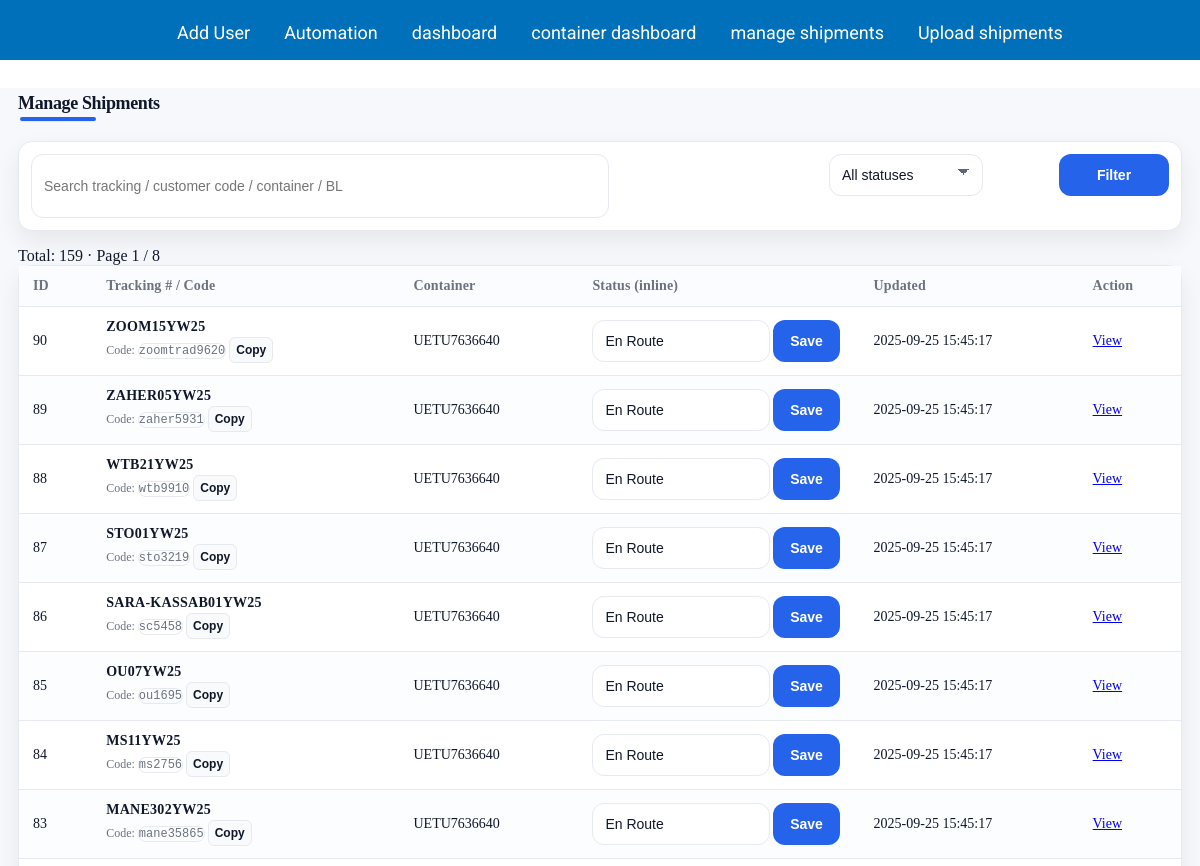
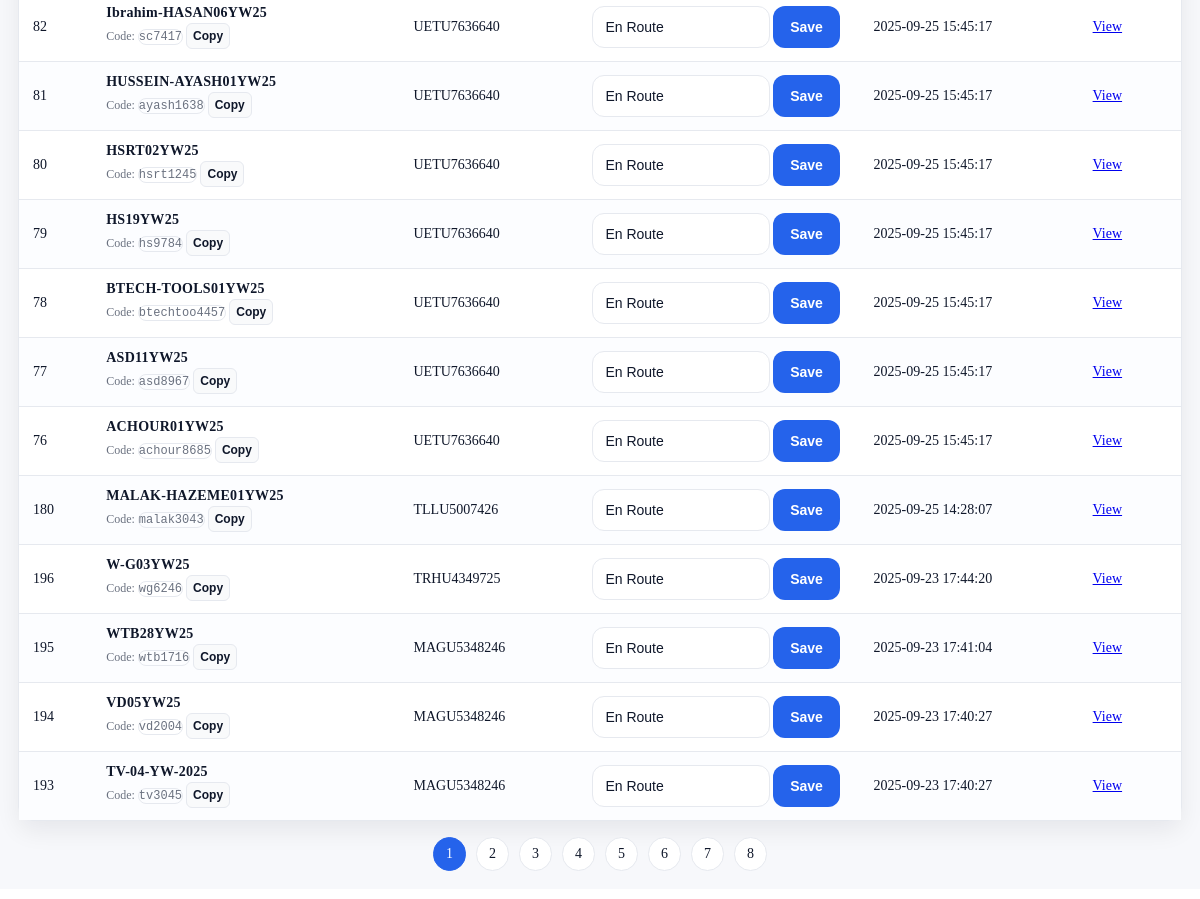
The page /php/admin/manage_shipments.php (signed in) on the database its author committed (2 pictures, top to bottom).
### tables this page shows
CREATE TABLE `shipments` (
  `shipment_id` int(11) NOT NULL,
  `user_id` int(11) DEFAULT NULL,
  `tracking_number` varchar(100) DEFAULT NULL,
  `container_number` varchar(100) DEFAULT NULL COMMENT 'Container number for containerised cargo.',
  `bl_number` varchar(100) DEFAULT NULL COMMENT 'Bill of lading number used by carriers.',
  `shipping_code` varchar(100) DEFAULT NULL COMMENT 'Internal shipping code or alternative identifier.',
  `product_description` text DEFAULT NULL,
  `cbm` decimal(10,2) DEFAULT 0.00,
  `cartons` int(11) DEFAULT 0,
  `weight` decimal(10,2) DEFAULT 0.00,
  `gross_weight` decimal(10,2) DEFAULT 0.00,
  `total_amount` decimal(10,2) DEFAULT 0.00,
  `status` varchar(50) DEFAULT 'En Route',
  `origin` varchar(100) DEFAULT NULL,
  `destination` varchar(100) DEFAULT NULL,
  `pickup_date` datetime DEFAULT NULL,
  `delivery_date` datetime DEFAULT NULL,
  `created_at` datetime DEFAULT current_timestamp(),
  `updated_at` datetime DEFAULT current_timestamp() ON UPDATE current_timestamp() COMMENT 'Timestamp of the last shipment status update.',
  `item_no` varchar(100) DEFAULT NULL,
  `qty_per_ctn` int(11) DEFAULT NULL,
  `total_qty` int(11) DEFAULT NULL,
  `unit_price` decimal(10,2) DEFAULT NULL,
  `total_cbm` decimal(10,2) DEFAULT NULL,
  `total_gw` decimal(10,2) DEFAULT NULL,
  `customer_tracking_code` varchar(32) DEFAULT NULL
);

### php/admin/manage_shipments.php (the view, shortened to what this page needs)
<?php
require_once __DIR__ . '/../../assets/inc/init.php';
$ALLOWED_STATUSES = ['En Route','In Transit','Arrived','Delivered','Customs','Picked Up','Delayed','Cancelled'];
$PER_PAGE         = 20;
function h($v){ return htmlspecialchars((string)$v, ENT_QUOTES, 'UTF-8'); }
$q      = trim((string)($_GET['q']      ?? ''));
$stf    = trim((string)($_GET['status'] ?? ''));
$page   = max(1, (int)($_GET['page']    ?? 1));
$params = [];
$where  = [];
$whereSql = $where ? ('WHERE ' . implode(' AND ', $where)) : '';
$sqlCount = "SELECT COUNT(*) AS c FROM shipments s {$whereSql}";
$st = $pdo->prepare($sqlCount);
$st->execute($params);
$totalRows  = (int)($st->fetch()['c'] ?? 0);
$totalPages = max(1, (int)ceil($totalRows / $PER_PAGE));
$offset = ($page - 1) * $PER_PAGE;
$lim  = (int)$PER_PAGE;
$off  = (int)$offset;
$sql = "
SELECT
  s.shipment_id,
  s.tracking_number,
  s.customer_tracking_code,
  s.container_number,
  s.bl_number,
  s.status,
  s.origin,
  s.destination,
  s.updated_at
FROM shipments s
{$whereSql}
ORDER BY s.updated_at DESC, s.shipment_id DESC
LIMIT {$lim} OFFSET {$off}
";
$st = $pdo->prepare($sql);
$st->execute();
$rows = $st->fetchAll();
include __DIR__ . '/../../assets/inc/header.php';
?>
<main class="container">
  <h1>Manage Shipments</h1>
  <form method="get" action="manage_shipments.php" class="filter-form">
    <input type="text"
           name="q"
           value="<?= h($q) ?>"
           placeholder="Search tracking / customer code / container / BL">
    <select name="status">
      <option value="">All statuses</option>
    </select>
    <button type="submit" class="btn btn-primary">Filter</button>
  </form>
  <div class="muted">Total: <?= (int)$totalRows ?> · Page <?= (int)$page ?> / <?= (int)$totalPages ?></div>
  <div class="card list">
    <table class="table table-striped">
      <thead>
        <tr>
          <th>ID</th>
          <th>Tracking # / Code</th>
          <th>Container</th>
          <th>Status (inline)</th>
          <th>Updated</th>
          <th>Action</th>
        </tr>
      </thead>
      <tbody>
      <?php if (!$rows): ?>
        <tr><td colspan="9">No results.</td></tr>
      <?php else:
        foreach ($rows as $r):
          $sid  = (int)$r['shipment_id'];
          $code = trim((string)($r['customer_tracking_code'] ?? ''));
      ?>
        <tr>
          <td><?= $sid ?></td>
          <td>
            <div class="trk" style="font-weight:600;"><?= h($r['tracking_number']) ?></div>
            <?php if ($code !== ''): ?>
              <div class="sub-code">
                Code: <code id="code-<?= $sid ?>"><?= h($code) ?></code>
                <button type="button" class="btn btn-light btn-xs" onclick="copyCode('code-<?= $sid ?>')">Copy</button>
              </div>
            <?php endif; ?>
          </td>
          <td><?= h($r['container_number']) ?></td>
          <td>
            <form method="post" action="manage_shipments.php<?= ($q!==''||$stf!==''||$page>1) ? ('?'.http_build_query(['q'=>$q,'status'=>$stf,'page'=>$page])) : '' ?>">
              <select name="status">
                <?php foreach ($ALLOWED_STATUSES as $s): ?>
                  <option value="<?= h($s) ?>" <?= ($r['status']===$s ? 'selected' : '') ?>><?= h($s) ?></option>
                <?php endforeach; ?>
              </select>
              <button class="btn btn-primary" type="submit" name="save_status" value="1">Save</button>
            </form>
          </td>
          <td><?= h($r['updated_at']) ?></td>
          <td><a href="shipment_view.php?id=<?= $sid ?>">View</a></td>
        </tr>
      <?php endforeach; endif; ?>
      </tbody>
    </table>
  </div>
  <?php if ($totalPages > 1): ?>
    <nav class="pagination">
      <?php for ($p=1; $p<=$totalPages; $p++): ?>
        <?php $u = 'manage_shipments.php?' . http_build_query(['q'=>$q,'status'=>$stf,'page'=>$p]); ?>
        <a href="<?= h($u) ?>" class="<?= $p===$page ? 'active' : '' ?>"><?= $p ?></a>
      <?php endfor; ?>
    </nav>
  <?php endif; ?>
</main>
<?php include __DIR__ . '/../../assets/inc/footer.php'; ?>

### assets/inc/header.css (style rules this page uses)
body { margin: 0; padding: 0; }

### assets/css/admin/manage_shipments.css (style rules this page uses)
main.container { --bg: #f7f8fb; --card: #ffffff; --ink: #0f172a; --muted: #5b677a; --line: #e6e9ef; --accent: #2563eb; --accent-600: #1d4ed8; --accent-soft: #eef2ff; --success: #10b981; --danger: #ef4444; --warning: #f59e0b; --radius: 14px; --shadow: 0 10px 25px rgba(2, 6, 23, .07); color: var(--ink); background: var(--bg); max-width: 1180px; margin: 28px auto 64px; padding: 0 18px 18px; }
main.container > h1 { margin: 6px 0 18px; font-size: clamp(28px, 3vw, 40px); line-height: 1.08; font-weight: 800; letter-spacing: -0.02em; position: relative; display: inline-block; }
main.container > h1::after { content: ""; position: absolute; left: 2px; bottom: -8px; width: 76px; height: 4px; border-radius: 3px; background: var(--accent); box-shadow: 0 1px 0 rgba(0,0,0,.06); }
.card { background: var(--card); border: 1px solid var(--line); border-radius: var(--radius); box-shadow: var(--shadow); }
.filter-form { display: grid; grid-template-columns: 1fr 220px 110px; gap: 10px; padding: 12px; margin: 10px 0 16px; }
.filter-form, .table-wrap { background: var(--card); border: 1px solid var(--line); border-radius: var(--radius); box-shadow: var(--shadow); }
.input, select, .filter-form input[type="text"], .filter-form select { width: 70%; height: 42px; padding: 10px 12px; background: #fff; border: 1px solid var(--line); border-radius: 12px; font-size: 14px; color: var(--ink); outline: none; transition: border .15s ease, box-shadow .15s ease; appearance: none; -webkit-appearance: none; }
.filter-form select { background-image: linear-gradient(45deg, transparent 50%, var(--muted) 50%), linear-gradient(135deg, var(--muted) 50%, transparent 50%), linear-gradient(to right, transparent, transparent); background-position: calc(100% - 18px) calc(50% - 3px), calc(100% - 13px) calc(50% - 3px), calc(100% - 2.2rem) 50%; background-size: 6px 6px, 6px 6px, 1px 42px; background-repeat: no-repeat; padding-right: 2.6rem; }
.btn, button, .filter-form button { height: 42px; padding: 0 16px; border-radius: 12px; font-weight: 700; font-size: 14px; border: 1px solid transparent; cursor: pointer; transition: transform .02s ease, box-shadow .15s ease, background .15s ease; }
.btn-primary, .filter-form button { background: var(--accent); color: #fff; }
.btn-light { background:#f9fafb; border-color: var(--line); color: var(--ink); }
.btn-xs { height: 26px; padding: 0 8px; border-radius: 8px; font-size: 12px; line-height: 26px; }
.table { width: 100%; border-collapse: collapse; font-size: 14px; }
.table thead th { text-align: left; padding: 12px 14px; background: #fbfcff; border-bottom: 1px solid var(--line); color: #6b7280; font-weight: 700; letter-spacing: .01em; white-space: nowrap; }
.table tbody td { padding: 12px 14px; border-top: 1px solid var(--line); vertical-align: middle; background: #fff; }
.table tbody tr:nth-child(even) td { background: #fcfdff; }
.trk { font-weight: 700; letter-spacing: .02em; }
.sub-code { margin-top: 4px; font-size: 12px; color: var(--muted); }
.sub-code code { background: #f4f6fb; border: 1px solid var(--line); padding: 2px 6px; border-radius: 8px; }
.pagination { display: flex; align-items: center; justify-content: center; gap: 10px; margin: 16px 0 0; }
.pagination a, .pagination span { padding: 8px 12px; border-radius: 999px; border: 1px solid var(--line); background: #fff; color: var(--ink); text-decoration: none; font-size: 14px; }
.pagination .active { background: var(--accent); color: #fff; border-color: var(--accent); }

### php/admin/manage_shipments.php (style rules this page uses)
.sub-code { margin-top:2px; font-size:12px; color:#6b7280; }
.sub-code code { background:transparent; padding:0; }
.btn-xs { font-size:12px; padding:2px 6px; line-height:1; border-radius:6px; }

### rows shown on the page
shipments: shipment_id "90", tracking_number "ZOOM15YW25", customer_tracking_code "zoomtrad9620", container_number "UETU7636640", updated_at "2025-09-25 15:45:17"
shipments: shipment_id "89", tracking_number "ZAHER05YW25", customer_tracking_code "zaher5931", container_number "UETU7636640", updated_at "2025-09-25 15:45:17"
shipments: shipment_id "88", tracking_number "WTB21YW25", customer_tracking_code "wtb9910", container_number "UETU7636640", updated_at "2025-09-25 15:45:17"
shipments: shipment_id "87", tracking_number "STO01YW25", customer_tracking_code "sto3219", container_number "UETU7636640", updated_at "2025-09-25 15:45:17"
shipments: shipment_id "86", tracking_number "SARA-KASSAB01YW25", customer_tracking_code "sc5458", container_number "UETU7636640", updated_at "2025-09-25 15:45:17"
shipments: shipment_id "85", tracking_number "OU07YW25", customer_tracking_code "ou1695", container_number "UETU7636640", updated_at "2025-09-25 15:45:17"
shipments: shipment_id "84", tracking_number "MS11YW25", customer_tracking_code "ms2756", container_number "UETU7636640", updated_at "2025-09-25 15:45:17"
shipments: shipment_id "83", tracking_number "MANE302YW25", customer_tracking_code "mane35865", container_number "UETU7636640", updated_at "2025-09-25 15:45:17"
shipments: shipment_id "82", tracking_number "Ibrahim-HASAN06YW25", customer_tracking_code "sc7417", container_number "UETU7636640", updated_at "2025-09-25 15:45:17"
shipments: shipment_id "81", tracking_number "HUSSEIN-AYASH01YW25", customer_tracking_code "ayash1638", container_number "UETU7636640", updated_at "2025-09-25 15:45:17"
shipments: shipment_id "80", tracking_number "HSRT02YW25", customer_tracking_code "hsrt1245", container_number "UETU7636640", updated_at "2025-09-25 15:45:17"
shipments: shipment_id "79", tracking_number "HS19YW25", customer_tracking_code "hs9784", container_number "UETU7636640", updated_at "2025-09-25 15:45:17"
shipments: shipment_id "78", tracking_number "BTECH-TOOLS01YW25", customer_tracking_code "btechtoo4457", container_number "UETU7636640", updated_at "2025-09-25 15:45:17"
shipments: shipment_id "77", tracking_number "ASD11YW25", customer_tracking_code "asd8967", container_number "UETU7636640", updated_at "2025-09-25 15:45:17"
shipments: shipment_id "76", tracking_number "ACHOUR01YW25", customer_tracking_code "achour8685", container_number "UETU7636640", updated_at "2025-09-25 15:45:17"
shipments: shipment_id "180", tracking_number "MALAK-HAZEME01YW25", customer_tracking_code "malak3043", container_number "TLLU5007426", updated_at "2025-09-25 14:28:07"
shipments: shipment_id "196", tracking_number "W-G03YW25", customer_tracking_code "wg6246", container_number "TRHU4349725", updated_at "2025-09-23 17:44:20"
shipments: shipment_id "195", tracking_number "WTB28YW25", customer_tracking_code "wtb1716", container_number "MAGU5348246", updated_at "2025-09-23 17:41:04"
shipments: shipment_id "194", tracking_number "VD05YW25", customer_tracking_code "vd2004", container_number "MAGU5348246", updated_at "2025-09-23 17:40:27"
shipments: shipment_id "193", tracking_number "TV-04-YW-2025", customer_tracking_code "tv3045", container_number "MAGU5348246", updated_at "2025-09-23 17:40:27"

### other values the page prints
$totalRows "159"
$page "1"
$totalPages "8"
form field status "En Route"
